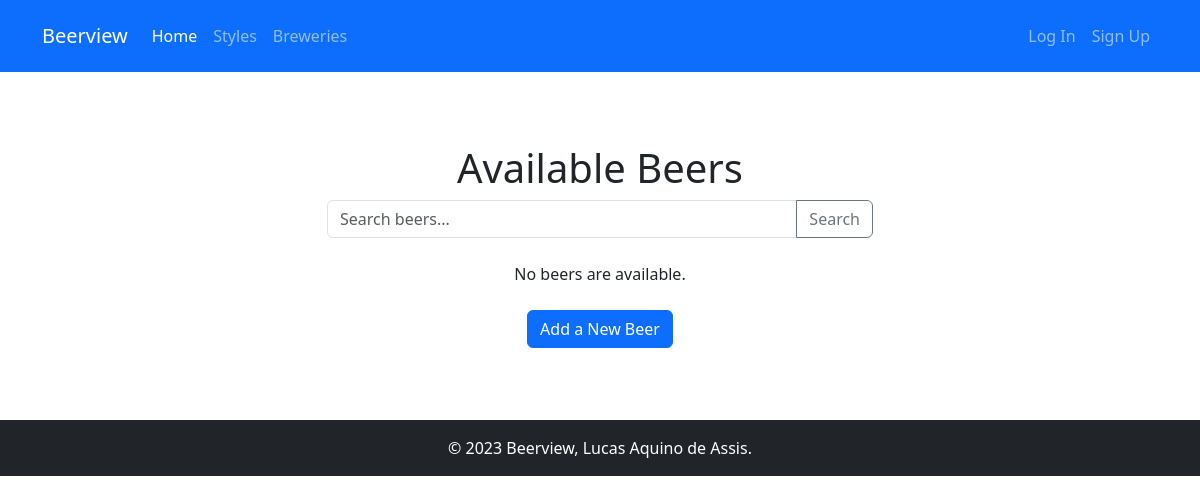
The app's page /, older data.
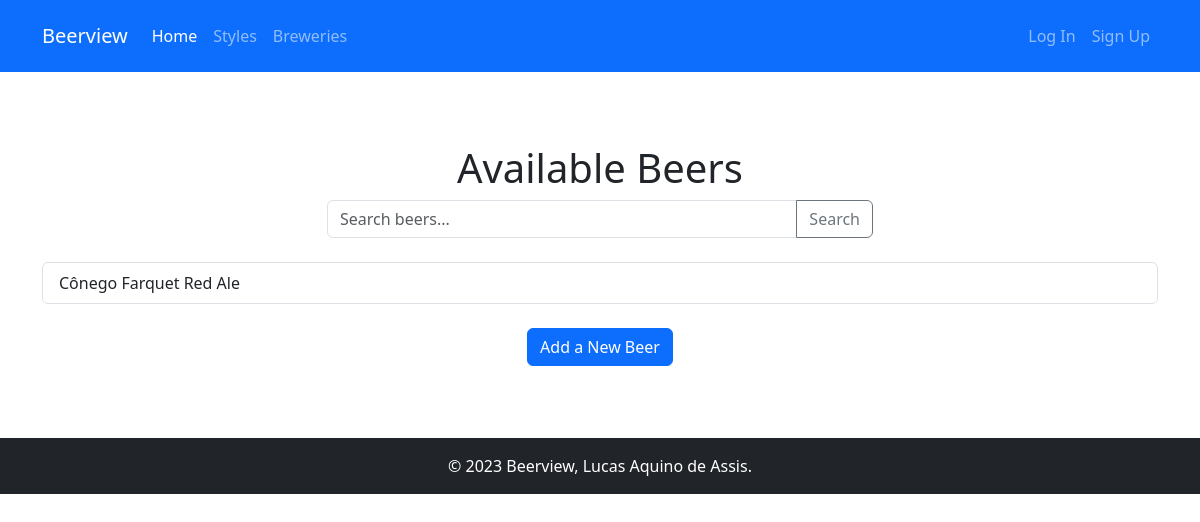
The same page, newer data.
### beerview/models.py (models this page shows, shortened)
class Beer(models.Model):
    name = models.CharField(max_length=200)
    picture = models.ImageField(upload_to='beers/pictures/')
    brewery = models.ForeignKey(
        Brewery,
        on_delete=models.CASCADE,
        related_name="beers"
    )
    user = models.ForeignKey(
        'auth.User',
        on_delete=models.SET_NULL,
        null=True
    )
    style = models.ForeignKey(
        BeerStyle,
        on_delete=models.SET_NULL,
        null=True,
        related_name="beers"
    )
    abv = models.DecimalField(
        _("ABV"),
        max_digits=3,
        decimal_places=1,
        help_text=_("Alcohol By Volume"),
        validators=[MinValueValidator(Decimal('0.00'))]
    )
    ibu = models.PositiveIntegerField(
        _("IBU"),
        null=True,
        blank=True,
        help_text=_("International Bitterness Units")
    )
    srm = models.PositiveIntegerField(
        _("SRM"),
        null=True,
        blank=True,
        help_text=_("Standard Reference Method - color")
    )
    description = models.TextField(blank=True)

### beerview/views.py (the view)
# urls.py: path('', views.index, name='index'),
def index(request):
    beers = Beer.objects.all()
    context = {
        "beers": beers,
    }
    return render(request, "beerview/index.html", context)

### beerview/templates/beerview/index.html
{% extends 'base_generic.html' %}
{% load django_bootstrap5 %}
{% block content %}
<div class="py-5">
    <h1 class="text-center">Available Beers</h1>
    <div class="row justify-content-center mb-4">
        <div class="col-md-6">
            <form method="get" action="{% url 'search_beers' %}" class="input-group">
                <input type="text" name="q" class="form-control" placeholder="Search beers...">
                <button class="btn btn-outline-secondary" type="submit">Search</button>
            </form>
        </div>
    </div>
    {% if beers %}
        <div class="list-group">
        {% for beer in beers %}
            <a href="{% url 'beer_details' beer.id %}" class="list-group-item list-group-item-action">{{ beer.name }}</a>
        {% endfor %}
        </div>
    {% else %}
        <p class="text-center">No beers are available.</p>
    {% endif %}
    <div class="text-center mt-4">
        <a href="{% url 'add_beer' %}" class="btn btn-primary">Add a New Beer</a>
    </div>
</div>
{% endblock %}

Row changes from the older to the newer data that the page shows:
added Beer: name "Cônego Farquet Red Ale"
Text that changed along with them:
text no longer shown: "No beers are available."
